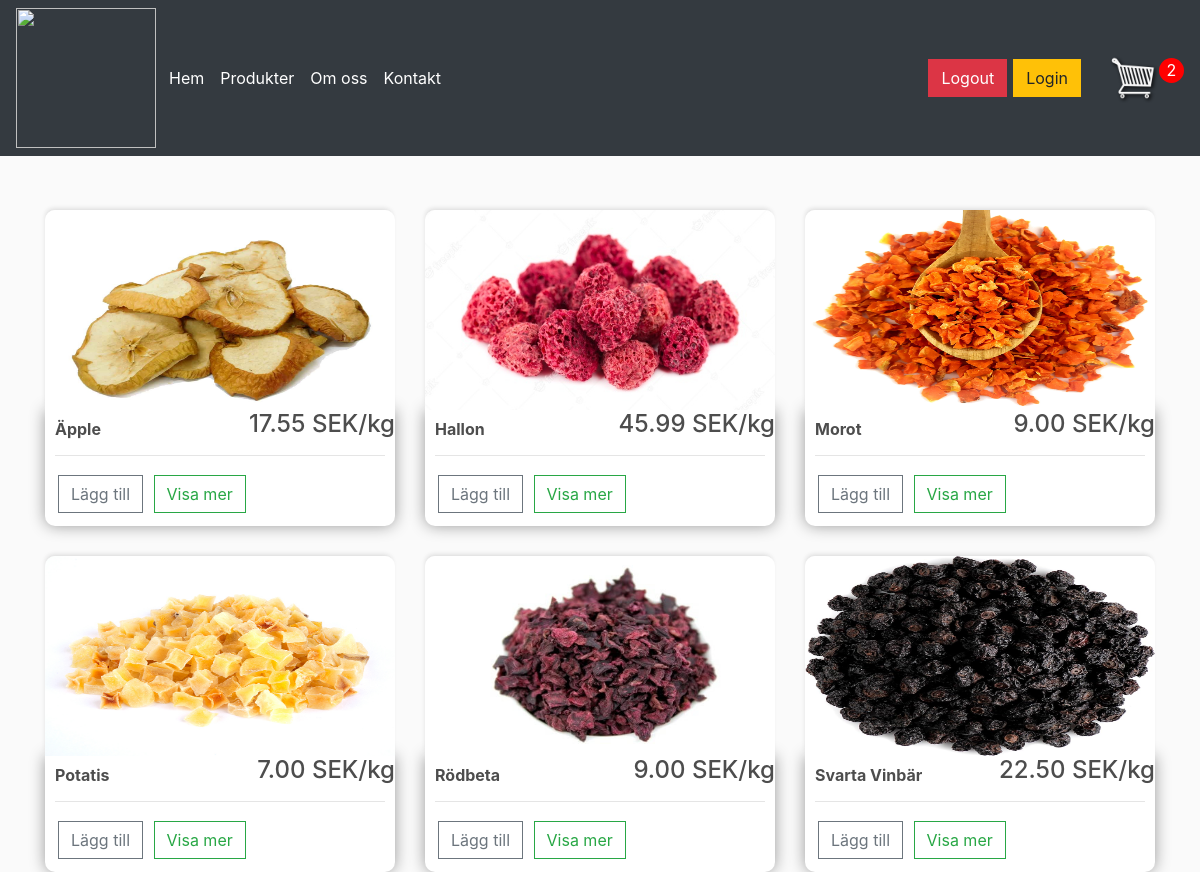
The app's page / (signed in) with its own data.
### store/models.py (models this page shows, shortened)
class Order(models.Model):
    customer = models.ForeignKey(Customer, on_delete=models.SET_NULL, blank=True, null=True)
    date_ordered = models.DateTimeField(auto_now_add=True)
    complete = models.BooleanField(default=False, null=True, blank=False)
    transaction_id = models.CharField(max_length=255, null=True)
    def get_cart_items_number(self):
        orderitems = self.orderitem_set.all()
        total = orderitems.count()
        return total

class Product(models.Model):
    name = models.CharField(max_length=255, null=True)
    slug = models.SlugField(max_length=200, null=True)
    price = models.FloatField()
    description = models.CharField(max_length=1000, null=True)
    stock = models.FloatField(null=True)
    image = models.ImageField(null=True, blank=True)
    @property
    def image_url(self):
        try:
            url = self.image.url
        except:
            url = ''
        return url

### store/views.py (the view)
# urls.py: path('', include('store.urls'))
@login_required
def store(request):
    if request.user.is_authenticated:
        user = request.user
        customer, created = Customer.objects.get_or_create(
            user=user,
            name=user.first_name,
            email=user.email,
        )
        order, created = Order.objects.get_or_create(customer=customer, complete=False)
        items = order.orderitem_set.all()
        cartItems = order.get_cart_items_number
    else:
        items = []
        order = {'get_cart_total': 0, 'get_cart_items': 0}
        cartItems = order['get_cart_items_number']
    products = Product.objects.all()
    context = {'items': items, 'order': order, 'cartItems': cartItems, 'products': products}
    return render(request, 'store/store.html', context)

### store/templates/store/store.html
{% extends 'store/main.html' %}
{% load static %}
{% block content %}
    <div class="row">
        {% for product in products %}
        <div class="col-lg-4">
            <img class="thumbnail" src="{{product.image_url}}">
            <h4 style="display: inline-block;float: right">{{product.price|floatformat:2}} SEK/kg</h4>
            <div class="box-element product">
                <h6><strong>{{product.name}}</strong></h6>
                <hr>
                <button data-product={{product.id}} data-action="add" class="btn btn-outline-secondary add-btn update-cart">Lägg till</button>
                <a class="btn btn-outline-success" href="#">Visa mer</a>
            </div>
        </div>
        {% endfor %}
    </div>
{% endblock content %}

### store/templates/store/main.html (shortened to what this page needs)
<!DOCTYPE html>
{% load static %}
<html>
<head>
	<link rel="stylesheet" href="https://stackpath.bootstrapcdn.com/bootstrap/4.4.1/css/bootstrap.min.css">
	<link rel="stylesheet" type="text/css" href="{% static 'css/main.css' %}">
</head>
<body>
	<nav class="navbar navbar-expand-lg navbar-dark bg-dark">
		<a href="{% url 'store' %}">
	    		<img  id="logo" src="{% static 'images/Logo1.png' %}">
	    	</a>
	  <div class="collapse navbar-collapse" id="navbarSupportedContent">
	    <ul class="navbar-nav mr-auto">
	      <li class="nav-item active">
	        <a class="nav-link" href="{% url 'store' %}">Hem</a>
	      </li>
			<li class="nav-item active">
	        <a class="nav-link" href="{% url 'store' %}">Produkter</a>
	      </li>
			<li class="nav-item active">
	        <a class="nav-link" href="{% url 'store' %}">Om oss</a>
	      </li>
			<li class="nav-item active">
	        <a class="nav-link" href="{% url 'store' %}">Kontakt</a>
	      </li>
	    </ul>
	    <div class="form-inline my-5 my-lg-2">
			<a id="logout" href="{% url 'logout' %}" class="btn btn-danger">Logout</a>
	     	<a id="login" href="{% url 'login' %}" class="btn btn-warning">Login</a>
	     	<a href="{% url 'cart' %}">
	    		<img  id="cart-icon" src="{% static 'images/cart.png' %}">
	    	</a>
	    	<p id="cart-total">{{cartItems}}</p>
	    </div>
	  </div>
	</nav>
     <div class="container">
            <br>
            {% block content %}
            {% endblock content %}
         </div>
</body>
</html>

### static/css/main.css (style rules this page uses)
body { background-color: hsl(0, 0%, 98%); }
h1,h2,h3,h4,h5,h6 { color:hsl(0, 0%, 30%); }
.box-element { box-shadow:hsl(0, 0%, 60%) 0 0 15px; background-color: #fff; border-radius: 10px; padding: 10px; }
.thumbnail { margin-top: 20px; border-radius: 10px 10px 0 0px; width: 100%; height: 200px; -webkit-box-shadow: -1px -3px 5px -2px rgba(214,214,214,1); -moz-box-shadow: -1px -3px 5px -2px rgba(214,214,214,1); box-shadow: -1px -3px 5px -2px rgba(214,214,214,1); }
.product { border-radius: 0 0 10px 10px; }
.bg-dark { background-color: red; }
#cart-icon { width:50px; display: inline-block; margin-left: 25px; transition: all .3s ease-in-out; }
#cart-total { display: block; text-align: center; color:#fff; background-color: red; width: 25px; height: 25px; border-radius: 50%; font-size: 16px; }
.col-lg-4, .col-lg-6, .col-lg-8, .col-lg-12 { margin-top: 10px; }
.btn { border-radius: 0; margin: 3px; }
#logo { display: block; width: 140px; height: 140px; margin-right: 5px; }

### records on screen
Order: id "2"
Product: image_url (picture), price "17.55", name "Äpple"
Product: image_url (picture), price "45.99", name "Hallon"
Product: image_url (picture), price "9.00", name "Morot"
Product: image_url (picture), price "7.00", name "Potatis"
Product: image_url (picture), price "9.00", name "Rödbeta"
Product: image_url (picture), price "22.50", name "Svarta Vinbär"
